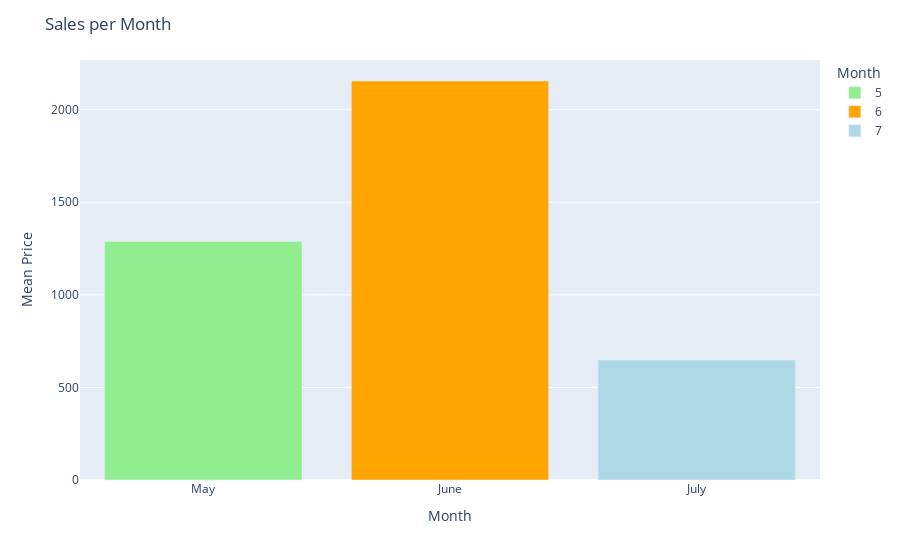

Notebook source saved alongside this figure:
### Code cell
# practice plotly graph
fig = px.bar(x = months.values(), y = monthly_sale_num.values(), color = months.keys(),
             color_discrete_sequence=['lightgreen', 'orange', 'lightblue'],
            labels = {'x' : 'Month', 'y' : 'Mean Price'})
fig.update_layout(title = 'Sales per Month', legend_title_text = 'Month')
fig.show()

### Figure 1 — Plotly figure (JSON) as saved in the notebook; plotly's stock layout.template omitted (floating-point values rounded to 4 significant figures)
{"data": [{"hovertemplate": "color=5<br>Month=%{x}<br>Mean Price=%{y}<extra></extra>", "legendgroup": "5", "marker": {"color": "lightgreen", "pattern": {"shape": ""}}, "name": "5", "orientation": "v", "showlegend": true, "textposition": "auto", "type": "bar", "x": ["May"], "xaxis": "x", "y": [1288], "yaxis": "y"}, {"hovertemplate": "color=6<br>Month=%{x}<br>Mean Price=%{y}<extra></extra>", "legendgroup": "6", "marker": {"color": "orange", "pattern": {"shape": ""}}, "name": "6", "orientation": "v", "showlegend": true, "textposition": "auto", "type": "bar", "x": ["June"], "xaxis": "x", "y": [2155], "yaxis": "y"}, {"hovertemplate": "color=7<br>Month=%{x}<br>Mean Price=%{y}<extra></extra>", "legendgroup": "7", "marker": {"color": "lightblue", "pattern": {"shape": ""}}, "name": "7", "orientation": "v", "showlegend": true, "textposition": "auto", "type": "bar", "x": ["July"], "xaxis": "x", "y": [648], "yaxis": "y"}], "layout": {"barmode": "relative", "legend": {"title": {"text": "Month"}, "tracegroupgap": 0}, "margin": {"t": 60}, "title": {"text": "Sales per Month"}, "xaxis": {"anchor": "y", "domain": [0, 1], "title": {"text": "Month"}}, "yaxis": {"anchor": "x", "domain": [0, 1], "title": {"text": "Mean Price"}}}}
